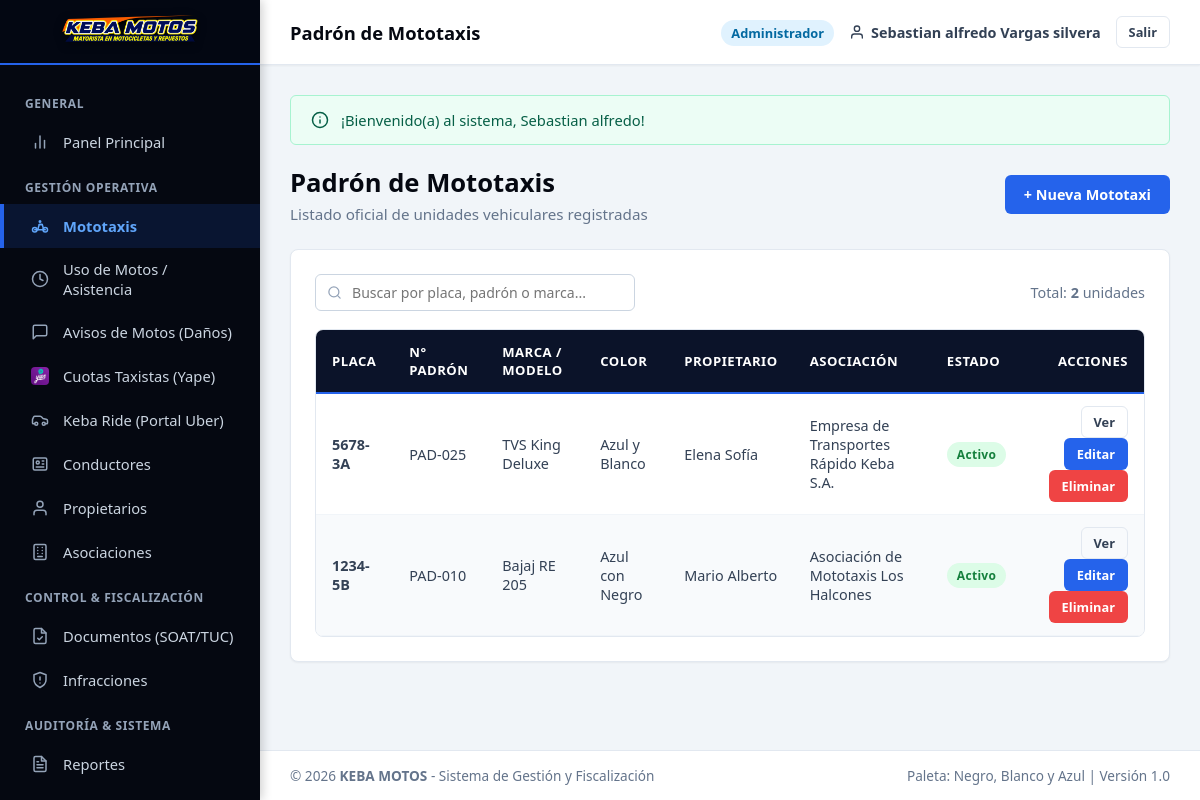
Screenshot of /vista/vehiculos/listar_vehiculos.php (signed in) with the database file from the repository.
### tables this page shows
CREATE TABLE `vehiculos` (
  `id_vehiculo` INT AUTO_INCREMENT PRIMARY KEY,
  `placa` VARCHAR(10) NOT NULL UNIQUE,
  `numero_padron` VARCHAR(20) NULL,
  `marca` VARCHAR(50) NOT NULL,
  `modelo` VARCHAR(50) NULL,
  `color` VARCHAR(50) NOT NULL,
  `anio_fabricacion` YEAR NULL,
  `numero_motor` VARCHAR(50) NULL,
  `numero_chasis` VARCHAR(50) NULL,
  `id_propietario` INT NOT NULL,
  `id_asociacion` INT NULL,
  `foto` VARCHAR(255) NULL,
  `es_empresa` TINYINT(1) DEFAULT 1,
  `fecha_proxima_revision` DATE NULL,
  `estado_limpieza` ENUM('Excelente', 'Limpia', 'Regular', 'Requiere Lavado') DEFAULT 'Limpia',
  `estado_mecanico` ENUM('Operativo', 'Con Observaciones', 'En Mantenimiento', 'Taller') DEFAULT 'Operativo',
  `observaciones_danos` TEXT NULL,
  `estado` ENUM('Activo', 'Inactivo', 'De Baja', 'Observado') DEFAULT 'Activo',
  `created_at` TIMESTAMP DEFAULT CURRENT_TIMESTAMP,
  `updated_at` TIMESTAMP DEFAULT CURRENT_TIMESTAMP ON UPDATE CURRENT_TIMESTAMP,
  CONSTRAINT `fk_vehiculos_propietarios` FOREIGN KEY (`id_propietario`) REFERENCES `propietarios` (`id_propietario`) ON UPDATE CASCADE,
  CONSTRAINT `fk_vehiculos_asociaciones` FOREIGN KEY (`id_asociacion`) REFERENCES `asociaciones` (`id_asociacion`) ON UPDATE CASCADE ON DELETE SET NULL
);

CREATE TABLE `propietarios` (
  `id_propietario` INT AUTO_INCREMENT PRIMARY KEY,
  `tipo_documento` ENUM('DNI', 'RUC', 'Carnet Extranjeria') DEFAULT 'DNI',
  `numero_documento` VARCHAR(20) NOT NULL UNIQUE,
  `nombres_razon_social` VARCHAR(150) NOT NULL,
  `apellidos` VARCHAR(150) NULL,
  `telefono` VARCHAR(20) NULL,
  `email` VARCHAR(100) NULL,
  `direccion` VARCHAR(255) NULL,
  `estado` ENUM('Activo', 'Inactivo') DEFAULT 'Activo',
  `created_at` TIMESTAMP DEFAULT CURRENT_TIMESTAMP,
  `updated_at` TIMESTAMP DEFAULT CURRENT_TIMESTAMP ON UPDATE CURRENT_TIMESTAMP
);

CREATE TABLE `asociaciones` (
  `id_asociacion` INT AUTO_INCREMENT PRIMARY KEY,
  `nombre` VARCHAR(150) NOT NULL,
  `ruc` VARCHAR(11) UNIQUE NULL,
  `resolucion_municipal` VARCHAR(100) NULL,
  `direccion` VARCHAR(200) NULL,
  `telefono` VARCHAR(20) NULL,
  `presidente` VARCHAR(150) NULL,
  `color_distintivo` VARCHAR(50) NULL,
  `cantidad_paraderos` INT DEFAULT 1,
  `estado` ENUM('Activo', 'Inactivo') DEFAULT 'Activo',
  `created_at` TIMESTAMP DEFAULT CURRENT_TIMESTAMP,
  `updated_at` TIMESTAMP DEFAULT CURRENT_TIMESTAMP ON UPDATE CURRENT_TIMESTAMP
);

### vista/vehiculos/listar_vehiculos.php (the view, shortened to what the rows shown need)
<?php
require_once dirname(__DIR__) . '/plantillas/header.php';
require_once dirname(__DIR__) . '/plantillas/navbar.php';
require_once dirname(dirname(__DIR__)) . '/modelos/Vehiculo.php';
$vehiculoMod = new Vehiculo();
$vehiculos = $vehiculoMod->listarTodos();
?>
<div class="page-header">
    <div>
        <h1 class="page-title">Padrón de Mototaxis</h1>
    </div>
</div>
<div class="card">
    <div class="table-responsive">
        <table class="table-custom" id="tablaRegistros">
            <thead>
                <tr>
                    <th>Placa</th>
                    <th>N° Padrón</th>
                    <th>Marca / Modelo</th>
                    <th>Color</th>
                    <th>Propietario</th>
                    <th>Asociación</th>
                    <th>Estado</th>
                    <th style="text-align: right;">Acciones</th>
                </tr>
            </thead>
            <tbody>
                <?php if (empty($vehiculos)): ?>
                <tr><td colspan="8" style="text-align:center; padding: 25px;">No se encontraron mototaxis registradas.</td></tr>
                <?php else: ?>
                <?php foreach ($vehiculos as $v): ?>
                <tr>
                    <td><strong><?= htmlspecialchars($v['placa']) ?></strong></td>
                    <td><?= htmlspecialchars($v['numero_padron'] ?? '-') ?></td>
                    <td><?= htmlspecialchars($v['marca'] . ' ' . $v['modelo']) ?></td>
                    <td><?= htmlspecialchars($v['color']) ?></td>
                    <td><?= htmlspecialchars($v['propietario_nombre'] ?? '-') ?></td>
                    <td><?= htmlspecialchars($v['asociacion_nombre'] ?? 'Sin Asociación') ?></td>
                    <td>
                        <span class="badge <?= $v['estado'] === 'Activo' ? 'badge-success' : 'badge-danger' ?>">
                            <?= htmlspecialchars($v['estado']) ?>
                        </span>
                    </td>
                    <td style="text-align: right;">
                        <a href="<?= vistaUrl('vehiculos/ver_vehiculo.php?id=' . $v['id_vehiculo']) ?>" class="btn btn-outline btn-sm">Ver</a>
                        <a href="<?= vistaUrl('vehiculos/editar_vehiculo.php?id=' . $v['id_vehiculo']) ?>" class="btn btn-primary btn-sm">Editar</a>
                        <a href="<?= controladorUrl('vehiculo_controlador.php?accion=eliminar&id=' . $v['id_vehiculo']) ?>" class="btn btn-danger btn-sm btn-confirmar-eliminar">Eliminar</a>
                    </td>
                </tr>
                <?php endforeach; ?>
                <?php endif; ?>
            </tbody>
        </table>
    </div>
</div>
<?php require_once dirname(__DIR__) . '/plantillas/footer.php'; ?>

### rows the page displays
vehiculos: placa "5678-3A", numero_padron "PAD-025", marca+modelo "TVS King Deluxe", color "Azul y Blanco", id_propietario.nombres_razon_social "Elena Sofía", id_asociacion.nombre "Empresa de Transportes Rápido Keba S.A.", estado "Activo"
vehiculos: placa "1234-5B", numero_padron "PAD-010", marca+modelo "Bajaj RE 205", color "Azul con Negro", id_propietario.nombres_razon_social "Mario Alberto", id_asociacion.nombre "Asociación de Mototaxis Los Halcones", estado "Activo"

### other values shown
$subtituloNavbar "Padrón de Mototaxis"
$usuarioActivo['rol_nombre'] "Administrador"
$nombreUsuario "Sebastian alfredo Vargas silvera"
$flash['mensaje'] "¡Bienvenido(a) al sistema, Sebastian alfredo!"
count($vehiculos) "2"
